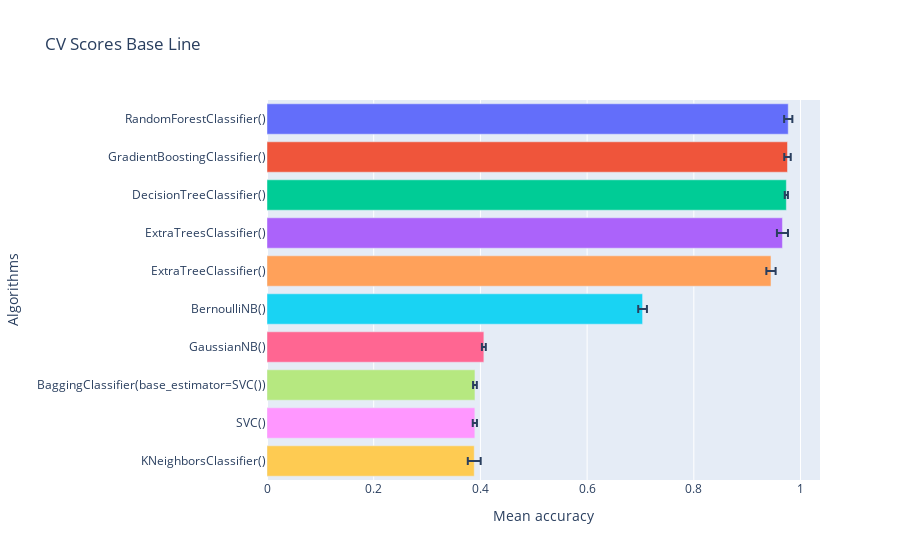

Notebook code for this chart:
### Code cell
gp.crossval_models(x=x,y=y,folds=scv,estimadores=lista_estimadores,score="accuracy")

### Figure 1 — Plotly figure (JSON) as saved in the notebook; plotly's stock layout.template omitted (floating-point values rounded to 4 significant figures)
{"data": [{"alignmentgroup": "True", "error_x": {"array": [0.007706]}, "hovertemplate": "Algorithms=%{y}<br>Mean accuracy=%{x}<extra></extra>", "legendgroup": "RandomForestClassifier()", "marker": {"color": "#636efa", "pattern": {"shape": ""}}, "name": "RandomForestClassifier()", "offsetgroup": "RandomForestClassifier()", "orientation": "h", "showlegend": true, "textposition": "auto", "type": "bar", "x": [0.977], "xaxis": "x", "y": ["RandomForestClassifier()"], "yaxis": "y"}, {"alignmentgroup": "True", "error_x": {"array": [0.006063]}, "hovertemplate": "Algorithms=%{y}<br>Mean accuracy=%{x}<extra></extra>", "legendgroup": "GradientBoostingClassifier()", "marker": {"color": "#EF553B", "pattern": {"shape": ""}}, "name": "GradientBoostingClassifier()", "offsetgroup": "GradientBoostingClassifier()", "orientation": "h", "showlegend": true, "textposition": "auto", "type": "bar", "x": [0.9756], "xaxis": "x", "y": ["GradientBoostingClassifier()"], "yaxis": "y"}, {"alignmentgroup": "True", "error_x": {"array": [0.002956]}, "hovertemplate": "Algorithms=%{y}<br>Mean accuracy=%{x}<extra></extra>", "legendgroup": "DecisionTreeClassifier()", "marker": {"color": "#00cc96", "pattern": {"shape": ""}}, "name": "DecisionTreeClassifier()", "offsetgroup": "DecisionTreeClassifier()", "orientation": "h", "showlegend": true, "textposition": "auto", "type": "bar", "x": [0.9734], "xaxis": "x", "y": ["DecisionTreeClassifier()"], "yaxis": "y"}, {"alignmentgroup": "True", "error_x": {"array": [0.01036]}, "hovertemplate": "Algorithms=%{y}<br>Mean accuracy=%{x}<extra></extra>", "legendgroup": "ExtraTreesClassifier()", "marker": {"color": "#ab63fa", "pattern": {"shape": ""}}, "name": "ExtraTreesClassifier()", "offsetgroup": "ExtraTreesClassifier()", "orientation": "h", "showlegend": true, "textposition": "auto", "type": "bar", "x": [0.9661], "xaxis": "x", "y": ["ExtraTreesClassifier()"], "yaxis": "y"}, {"alignmentgroup": "True", "error_x": {"array": [0.008698]}, "hovertemplate": "Algorithms=%{y}<br>Mean accuracy=%{x}<extra></extra>", "legendgroup": "ExtraTreeClassifier()", "marker": {"color": "#FFA15A", "pattern": {"shape": ""}}, "name": "ExtraTreeClassifier()", "offsetgroup": "ExtraTreeClassifier()", "orientation": "h", "showlegend": true, "textposition": "auto", "type": "bar", "x": [0.9447], "xaxis": "x", "y": ["ExtraTreeClassifier()"], "yaxis": "y"}, {"alignmentgroup": "True", "error_x": {"array": [0.008165]}, "hovertemplate": "Algorithms=%{y}<br>Mean accuracy=%{x}<extra></extra>", "legendgroup": "BernoulliNB()", "marker": {"color": "#19d3f3", "pattern": {"shape": ""}}, "name": "BernoulliNB()", "offsetgroup": "BernoulliNB()", "orientation": "h", "showlegend": true, "textposition": "auto", "type": "bar", "x": [0.704], "xaxis": "x", "y": ["BernoulliNB()"], "yaxis": "y"}, {"alignmentgroup": "True", "error_x": {"array": [0.003634]}, "hovertemplate": "Algorithms=%{y}<br>Mean accuracy=%{x}<extra></extra>", "legendgroup": "GaussianNB()", "marker": {"color": "#FF6692", "pattern": {"shape": ""}}, "name": "GaussianNB()", "offsetgroup": "GaussianNB()", "orientation": "h", "showlegend": true, "textposition": "auto", "type": "bar", "x": [0.4065], "xaxis": "x", "y": ["GaussianNB()"], "yaxis": "y"}, {"alignmentgroup": "True", "error_x": {"array": [0.003521]}, "hovertemplate": "Algorithms=%{y}<br>Mean accuracy=%{x}<extra></extra>", "legendgroup": "BaggingClassifier(base_estimator=SVC())", "marker": {"color": "#B6E880", "pattern": {"shape": ""}}, "name": "BaggingClassifier(base_estimator=SVC())", "offsetgroup": "BaggingClassifier(base_estimator=SVC())", "orientation": "h", "showlegend": true, "textposition": "auto", "type": "bar", "x": [0.3898], "xaxis": "x", "y": ["BaggingClassifier(base_estimator=SVC())"], "yaxis": "y"}, {"alignmentgroup": "True", "error_x": {"array": [0.003922]}, "hovertemplate": "Algorithms=%{y}<br>Mean accuracy=%{x}<extra></extra>", "legendgroup": "SVC()", "marker": {"color": "#FF97FF", "pattern": {"shape": ""}}, "name": "SVC()", "offsetgroup": "SVC()", "orientation": "h", "showlegend": true, "textposition": "auto", "type": "bar", "x": [0.3896], "xaxis": "x", "y": ["SVC()"], "yaxis": "y"}, {"alignmentgroup": "True", "error_x": {"array": [0.01207]}, "hovertemplate": "Algorithms=%{y}<br>Mean accuracy=%{x}<extra></extra>", "legendgroup": "KNeighborsClassifier()", "marker": {"color": "#FECB52", "pattern": {"shape": ""}}, "name": "KNeighborsClassifier()", "offsetgroup": "KNeighborsClassifier()", "orientation": "h", "showlegend": true, "textposition": "auto", "type": "bar", "x": [0.3884], "xaxis": "x", "y": ["KNeighborsClassifier()"], "yaxis": "y"}], "layout": {"barmode": "relative", "legend": {"title": {"text": "Algorithms"}, "tracegroupgap": 0}, "showlegend": false, "title": {"text": "CV Scores Base Line"}, "xaxis": {"anchor": "y", "domain": [0, 1], "title": {"text": "Mean accuracy"}}, "yaxis": {"anchor": "x", "categoryarray": ["KNeighborsClassifier()", "SVC()", "BaggingClassifier(base_estimator=SVC())", "GaussianNB()", "BernoulliNB()", "ExtraTreeClassifier()", "ExtraTreesClassifier()", "DecisionTreeClassifier()", "GradientBoostingClassifier()", "RandomForestClassifier()"], "categoryorder": "array", "domain": [0, 1], "title": {"text": "Algorithms"}}}}
